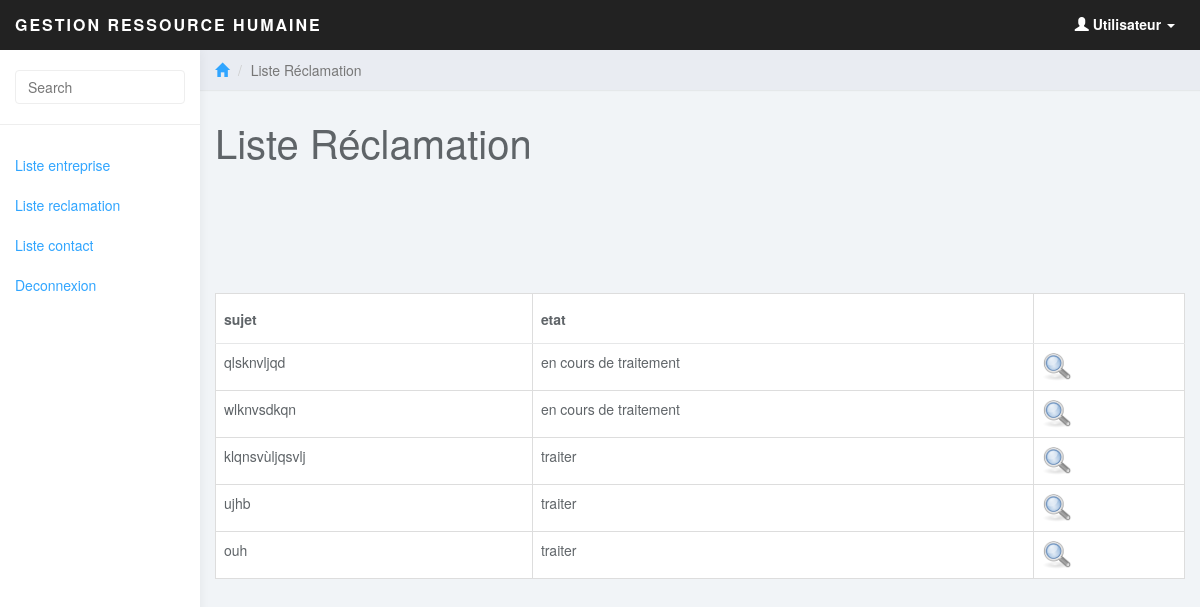
Page /admin/liste_reclamation.php on the committed database.
### tables this page shows
CREATE TABLE IF NOT EXISTS `reclamation` (
  `id_rec` int(100) NOT NULL AUTO_INCREMENT,
  `etat` text NOT NULL,
  `sujet` text NOT NULL,
  `texte` text NOT NULL,
  `repense` text,
  `id_user` int(100) NOT NULL,
  PRIMARY KEY (`id_rec`),
  KEY `id_user` (`id_user`)
);

### admin/class/class.php (called while the page is built, shortened)
<?php
 require_once("DataBase.php");
 require_once("admin.php");
  $admin = new admin();
?>

### admin/class/DataBase.php (called while the page is built, shortened)
<?php
class Database {
	public static function connect() {
			$connexion = new PDO('mysql:host=localhost;dbname=rh', 'root', '');
			$connexion->exec("SET CHARACTER SET utf8");
		return $connexion;
	}
}
?>

### admin/class/admin.php (called while the page is built, shortened)
<?php
require_once("DataBase.php");
class admin
{
 public function liste_reclamation()
 {
	$select = DataBase::connect()->query("select * from reclamation  order by id_rec DESC");
	$liste = $select->fetchAll(PDO::FETCH_ASSOC);
	return $liste;
 }
}
?>

### admin/liste_reclamation.php (the view, shortened to what this page needs)
<?php
include('include/header.php')
?>
	<div class="col-sm-9 col-sm-offset-3 col-lg-10 col-lg-offset-2 main">
		<div class="row">
			<ol class="breadcrumb">
				<li><a href="#"><span class="glyphicon glyphicon-home"></span></a></li>
				<li class="active">Liste Réclamation</li>
			</ol>
		</div>
		<div class="row">
			<div class="col-lg-12">
				<h1 class="page-header">Liste Réclamation</h1>
			</div>
		</div>
		<br><br>
		<br><br>
 <br>
		<table class="table table-responsive table-bordered table-hover">
		<thead>
		<tr>
		<th>sujet</th><th>etat</th><th></th>
		</tr>
		</thead>
		<tbody>
		<?php
		$liste = $admin->liste_reclamation();
				foreach($liste as $row)
				{
					$id_rec = $row["id_rec"];
					$etat = $row["etat"];
					$sujet = $row["sujet"];
?>
		<tr>
		<td>
		<?php echo $sujet; ?>
		</td>
		<td>
		<?php echo $etat; ?>
		</td>
		<td>
			<a href='rependre_reclamation.php<?php echo "?id=".$id_rec;?>'>
			 <img src='img/chercher.png' width='30' height='30'></img> </a>
		</td>
		</tr>
				<?php } ?>
		</tbody>
		</table>
	</div>
</body>
</html>

### admin/css/styles.css (style rules this page uses)
body { background: #f1f4f7; padding-top: 50px; color: #5f6468; }
a, a:hover, a:focus { color: #30a5ff; }
h1, h2, h3, h4, h5, h6 { color: #5f6468; }
h1 { font-weight: 300; font-size: 40px; }
.breadcrumb { border-radius: 0; padding: 10px 15px; background: #e9ecf2; box-shadow: 0 1px 1px rgba(0, 0, 0, .05); margin: 0 ; }
h1.page-header { margin-top: 30px; border-bottom: 0; }
.table { background: #fff; }
.table>thead>tr>th { border-bottom: 1px solid #e6e7e8; vertical-align: middle; height: 50px; }

### rows in the picture
reclamation: sujet "qlsknvljqd", etat "en cours de traitement"
reclamation: sujet "wlknvsdkqn", etat "en cours de traitement"
reclamation: sujet "klqnsvùljqsvlj", etat "traiter"
reclamation: sujet "ujhb", etat "traiter"
reclamation: sujet "ouh", etat "traiter"
